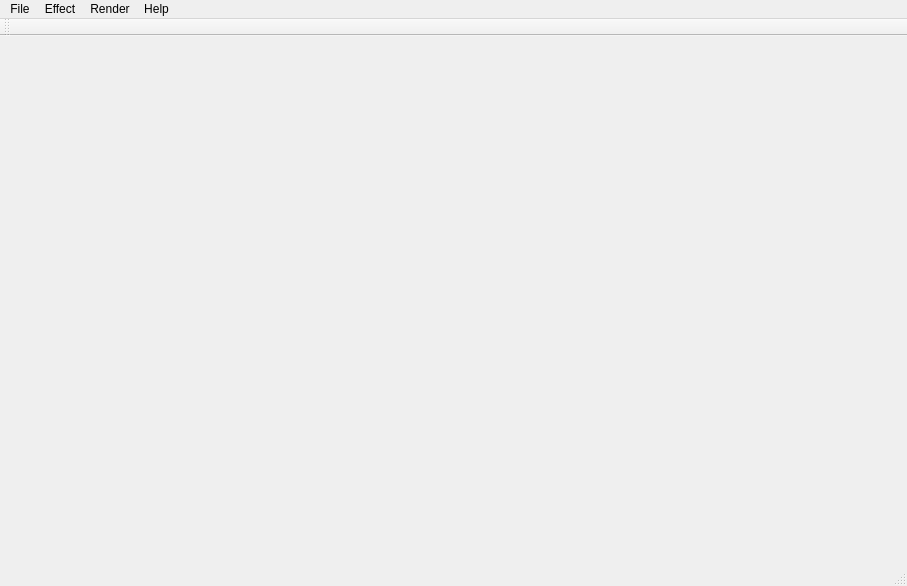
<?xml version="1.0" encoding="UTF-8"?>
<ui version="4.0">
 <class>MainWindow</class>
 <widget class="QMainWindow" name="MainWindow">
  <property name="geometry">
   <rect>
    <x>0</x>
    <y>0</y>
    <width>907</width>
    <height>586</height>
   </rect>
  </property>
  <property name="windowTitle">
   <string>VLS - SceneEditor</string>
  </property>
  <property name="windowIcon">
   <iconset resource="res.qrc">
    <normaloff>:/res/img/vls.png</normaloff>:/res/img/vls.png</iconset>
  </property>
  <widget class="QWidget" name="centralWidget">
   <layout class="QVBoxLayout" name="verticalLayout_3">
    <item>
     <layout class="QVBoxLayout" name="verticalLayout_2">
      <item>
       <widget class="RenderWidget" name="widget" native="true">
        <property name="enabled">
         <bool>true</bool>
        </property>
        <property name="minimumSize">
         <size>
          <width>640</width>
          <height>360</height>
         </size>
        </property>
        <layout class="QVBoxLayout" name="verticalLayout"/>
       </widget>
      </item>
     </layout>
    </item>
   </layout>
  </widget>
  <widget class="QMenuBar" name="menuBar">
   <property name="geometry">
    <rect>
     <x>0</x>
     <y>0</y>
     <width>907</width>
     <height>25</height>
    </rect>
   </property>
   <widget class="QMenu" name="menuFile">
    <property name="title">
     <string>File</string>
    </property>
    <addaction name="actionNew"/>
    <addaction name="actionOpen"/>
    <addaction name="actionSave"/>
    <addaction name="separator"/>
    <addaction name="actionQuit"/>
   </widget>
   <widget class="QMenu" name="menuScene">
    <property name="title">
     <string>Effect</string>
    </property>
    <addaction name="actionAdd_shader"/>
    <addaction name="actionReload"/>
   </widget>
   <widget class="QMenu" name="menuHelp">
    <property name="title">
     <string>Help</string>
    </property>
    <addaction name="actionAbout"/>
   </widget>
   <widget class="QMenu" name="menuRender">
    <property name="title">
     <string>Render</string>
    </property>
    <addaction name="actionReset_camera"/>
    <addaction name="actionTake_screenshot"/>
    <addaction name="actionProjector_output"/>
   </widget>
   <addaction name="menuFile"/>
   <addaction name="menuScene"/>
   <addaction name="menuRender"/>
   <addaction name="menuHelp"/>
  </widget>
  <widget class="QToolBar" name="toolBar">
   <attribute name="toolBarArea">
    <enum>TopToolBarArea</enum>
   </attribute>
   <attribute name="toolBarBreak">
    <bool>false</bool>
   </attribute>
  </widget>
  <widget class="QStatusBar" name="statusBar"/>
  <action name="actionNew">
   <property name="icon">
    <iconset resource="res.qrc">
     <normaloff>:/res/img/new.png</normaloff>:/res/img/new.png</iconset>
   </property>
   <property name="text">
    <string>New</string>
   </property>
   <property name="shortcut">
    <string>Ctrl+N</string>
   </property>
  </action>
  <action name="actionOpen">
   <property name="icon">
    <iconset resource="res.qrc">
     <normaloff>:/res/img/open.png</normaloff>:/res/img/open.png</iconset>
   </property>
   <property name="text">
    <string>Open</string>
   </property>
   <property name="shortcut">
    <string>Ctrl+O</string>
   </property>
  </action>
  <action name="actionSave">
   <property name="icon">
    <iconset resource="res.qrc">
     <normaloff>:/res/img/save.png</normaloff>:/res/img/save.png</iconset>
   </property>
   <property name="text">
    <string>Save</string>
   </property>
   <property name="shortcut">
    <string>Ctrl+S</string>
   </property>
  </action>
  <action name="actionQuit">
   <property name="text">
    <string>Quit</string>
   </property>
  </action>
  <action name="actionAdd_shader">
   <property name="icon">
    <iconset resource="res.qrc">
     <normaloff>:/res/img/new shader.png</normaloff>:/res/img/new shader.png</iconset>
   </property>
   <property name="text">
    <string>Add layer</string>
   </property>
  </action>
  <action name="actionAbout">
   <property name="text">
    <string>About</string>
   </property>
  </action>
  <action name="actionReset_camera">
   <property name="icon">
    <iconset resource="res.qrc">
     <normaloff>:/res/img/camera.png</normaloff>:/res/img/camera.png</iconset>
   </property>
   <property name="text">
    <string>Reset camera</string>
   </property>
  </action>
  <action name="actionTake_screenshot">
   <property name="icon">
    <iconset resource="res.qrc">
     <normaloff>:/res/img/screenshot.png</normaloff>:/res/img/screenshot.png</iconset>
   </property>
   <property name="text">
    <string>Take screenshot</string>
   </property>
  </action>
  <action name="actionProjector_output">
   <property name="icon">
    <iconset resource="res.qrc">
     <normaloff>:/res/img/projector.png</normaloff>:/res/img/projector.png</iconset>
   </property>
   <property name="text">
    <string>Projector output</string>
   </property>
  </action>
  <action name="actionReload">
   <property name="icon">
    <iconset resource="res.qrc">
     <normaloff>:/res/img/setting2.png</normaloff>:/res/img/setting2.png</iconset>
   </property>
   <property name="text">
    <string>Reload</string>
   </property>
  </action>
 </widget>
 <layoutdefault spacing="6" margin="11"/>
 <customwidgets>
  <customwidget>
   <class>RenderWidget</class>
   <extends>QWidget</extends>
   <header>renderwidget.h</header>
   <container>1</container>
  </customwidget>
 </customwidgets>
 <resources>
  <include location="res.qrc"/>
 </resources>
 <connections/>
</ui>
